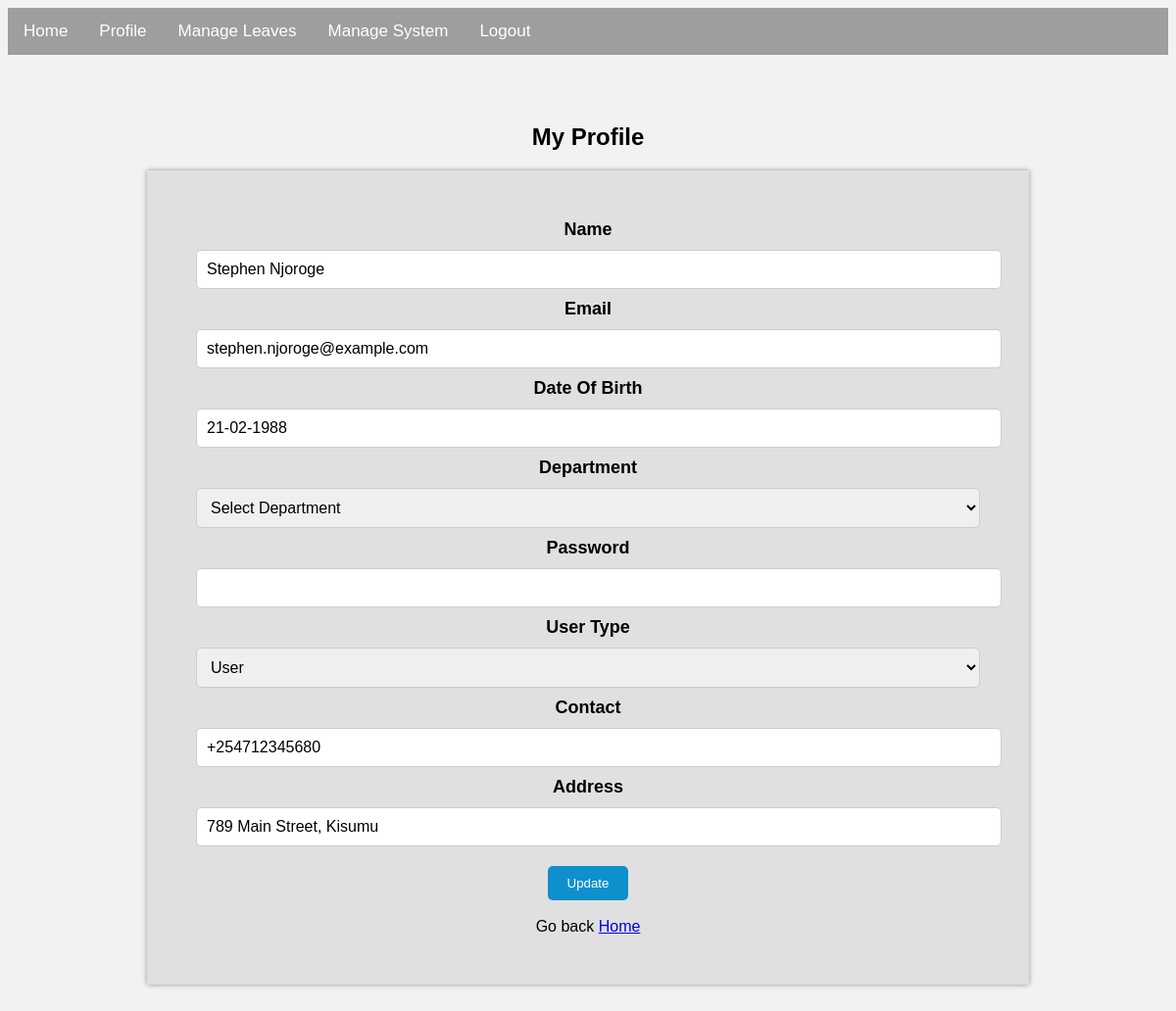
The page /admin/profile.php (signed in) on the database its author committed.
### tables this page shows
CREATE TABLE `employee` (
  `id` int(11) NOT NULL,
  `name` varchar(255) NOT NULL,
  `email` varchar(255) NOT NULL,
  `mobile` varchar(15) NOT NULL,
  `password` varchar(255) NOT NULL,
  `department_id` int(11) NOT NULL,
  `address` varchar(2000) NOT NULL,
  `birthday` date NOT NULL,
  `role` enum('admin','user') NOT NULL DEFAULT 'user'
);

### admin/profile.php (the view, shortened to what this page needs)
<?php
require_once '../config.php';
$email = mysqli_real_escape_string($con, $_SESSION['email']);
$user_query = mysqli_query($con, "SELECT * FROM employee WHERE email = '$email'");
$user = mysqli_fetch_assoc($user_query);
?>
<!DOCTYPE html>
<html lang="en">
<head>
    <link rel="stylesheet" href="../css/employee.css">
</head>
<body>
    <div class="topnav">
        <a href="index.php">Home</a>
        <a href="profile.php">Profile</a>
        <a href="manage_leaves.php">Manage Leaves</a>
        <a href="other.php">Manage System</a>
        <a href="../logout.php">Logout</a>
    </div>
    <div class="content">
        <h2>My Profile</h2>
        <div class="container">
            <form name="myForm" method="post" enctype="multipart/form-data" onsubmit="return validateForm()">
                <div class="form-group">
                    <label class="form-label" for="name">Name</label>
                    <input value="<?= $user['name'] ?>" id="name" name="name" type="text" class="form-input" placeholder="Name">
                </div>
                <div class="form-group">
                    <label class="form-label" for="email">Email</label>
                    <input value="<?= $user['email'] ?>" id="email" name="email" type="text" class="form-input" placeholder="Email">
                </div>
                <div class="form-group">
                    <label class="form-label" for="birthday">Date Of Birth</label>
                    <input value="<?php echo date('d-m-Y', strtotime($user['birthday'])); ?>" id="birthday" name="birthday" type="text" class="form-input" placeholder="Birthday">
                </div>
                <div class="form-group">
                    <label class="form-label" for="department_id">Department</label>
                    <select id="department_id" name="department_id" class="form-input">
                        <option value="">Select Department</option>
                    </select>
                </div>
                <div class="form-group">
                    <label class="form-label" for="password">Password</label>
                    <input type="password" name="password" class="form-input">
                </div>
                <div class="form-group">
                    <label class="form-label" for="role">User Type</label>
                    <select id="role" name="role" class="form-input">
                        <option value="User" <?php if ($user['role'] == 'User') echo 'selected'; ?>>User</option>
                    </select>
                </div>
                <div class="form-group">
                    <label class="form-label" for="mobile">Contact</label>
                    <input value="<?= $user['mobile'] ?>" id="mobile" name="mobile" type="text" class="form-input" placeholder="mobile">
                </div>
                <div class="form-group">
                    <label class="form-label" for="address">Address</label>
                    <input value="<?= $user['address'] ?>" id="address" name="address" type="text" class="form-input" placeholder="address">
                </div>
                <div class="form-control">
                    <button class="form-button" type="submit" class="btn btn-primary">Update</button>
                </div>
                <br>
                <div class="panel-footer">Go back <a href="index.php">Home</a></div>
            </form>
        </div>
    </div>
</body>
</html>

### css/employee.css (style rules this page uses)
body { background-color: #f2f2f2; font-family: Arial, sans-serif; }
.topnav { background-color: #9e9e9e; overflow: hidden; }
.topnav a { float: left; color: white; text-align: center; padding: 14px 16px; text-decoration: none; font-size: 17px; }
.content { padding: 50px; text-align: center; }
.container { max-width: 800px; margin: 0 auto; padding: 50px; background-color: #e0e0e0; box-shadow: 0px 0px 5px 0px rgba(0, 0, 0, 0.4); }
.form-group { margin-bottom: 10px; }
.form-label { display: block; margin-bottom: 10px; font-size: 18px; font-weight: bold; }
.form-input { display: block; width: 100%; padding: 10px; font-size: 16px; border: 1px solid #ccc; border-radius: 5px; transition: border-color 0.3s ease-in-out; }
.form-control { margin-top: 20px; }
.form-button { display: inline-block; padding: 10px 20px; background-color: #0e90cd; color: white; text-decoration: none; border-radius: 5px; transition: all 0.3s ease-in-out; border: none; cursor: pointer; }

### rows shown on the page
employee: name "Stephen Njoroge", email "stephen.njoroge@example.com", birthday "21-02-1988", mobile "+254712345680", address "789 Main Street, Kisumu"
